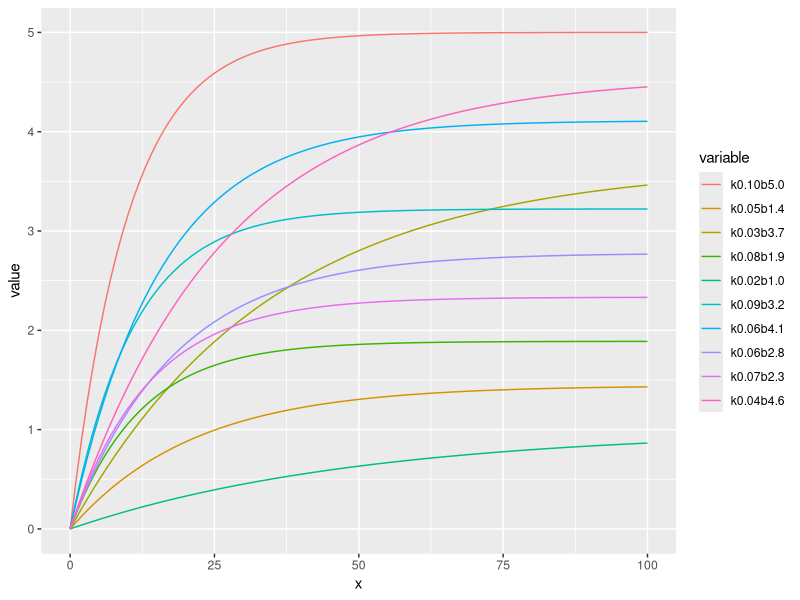
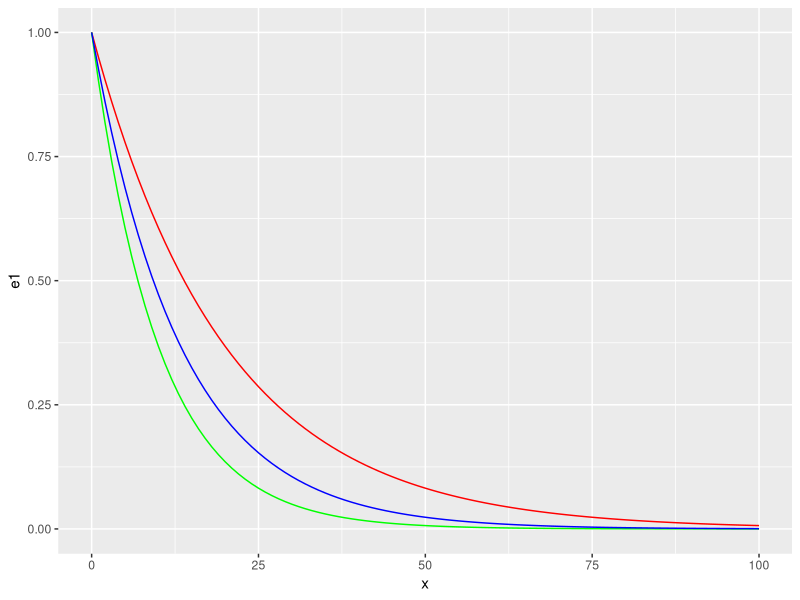

R code for these plots, in order: (Note: this script raises an error after producing the figures.)
library(permute)
library(ggplot2)
library(reshape2)
set.seed(42)


XMAX <- 100
x <- 0:XMAX
fitdf <- function(blo, bhi, klo, khi, samps) {
    set.seed(42)
    k1s <- runif(samps, klo,khi)
    b1s <- runif(samps, blo,bhi)
    k2s <- runif(samps, klo,khi)
    b2s <- runif(samps, blo,bhi)
    arow<-NULL
    for (i in 1:samps){
        k1<-k1s[[i]]; k2<-k2s[[i]];b1<-b1s[[i]];b2<-b2s[[i]]
        e1 <- b1*(1-exp(-k1*x))
        e2 <- b2*(1-exp(-k2*x))
        e3 <- e1 + e2
        df <- data.frame(x,e3)
        mod <- nls(e3 ~ b*(1-exp(-k * x)), data = df, start = list(k = 1, b = b1+b2))
        arow <- rbind(arow,matrix(c(XMAX,k1,k2,b1,b2,
                                    e1[[XMAX]]/b1,e2[[XMAX]]/b2,
                                    coef(mod)[1],coef(mod)[2]),
                                  nrow = 1))
    }
    arow
}
df <- fitdf(.025,.1,.25,1,1)
colnames(df)<- c("Samples","K1","K2","B1","B2","max%ofB1","max%ofB2","fitK","fitB")

print(df)



mksamps <- function(blo, bhi, klo, khi, samps) {
    #samps = 10
    bs<-seq(blo,bhi,length.out=samps)
    ks<-seq(klo,khi,length.out=samps)
    # just shuffle the parameter lists independently
    ks <- ks[shuffle(samps)]
    bs <- bs[shuffle(samps)]
    thenms <- c("x",paste0("k",format(ks,digits=1),"b",format(bs,digits=2)))
    x <- 0:100
    # now combine ks and bs into pairs of parameters
    df <- data.frame(x)
    for (i in 1:samps){
        tmp <- bs[[i]]*(1-exp(-ks[[i]]*x))
        df <- cbind(df,tmp)
    }
    colnames(df) <- thenms
    df
}
# plot on same grid, each series colored differently -- 
# good if the series have same scale
df <- mksamps(1,5,0.02,0.1,10)
dfplot <- melt(df ,  id = 'x', variable_name = 'series')
ggplot(dfplot, aes(x,value)) + geom_line(aes(colour = variable))







bs<-seq(.1,5,length.out=100)
x <- 0:100
t1 <- .05
t2 <- .1
t3 <- (t1+t2)/2
e1 <- exp(-t1*x)
e2 <- exp(-t2*x)
e3 <- exp(-t3*x)
df <- data.frame(x,e1,e2,e3)

require(ggplot2)
ggplot(df, aes(x)) +                    
    geom_line(aes(y=e1), colour="red") +  
    geom_line(aes(y=e2), colour="green") +
    geom_line(aes(y=e3), colour="blue")
    
k1=.025;k2=.1;b1=1;b2=.5
x <- 0:100
k3 <- (k1+k2)/2
e1 <- b1*(1-exp(-k1*x))
e2 <- b2*(1-exp(-k2*x))
#e3 <- (b1+b2)*(1-exp(-k3*x))
e3 <- e1 + e2

df <- data.frame(x,e1,e2,e3)
mod <- nls(e3 ~ b*(1-exp(-a * x)), data = df, start = list(a = 1, b = 1))

earr <- exp(-t*x)

eq = function(x){x*x}
plot(eq, 1, 1000)
curve(eq, 1, 1000)
library(permute)
